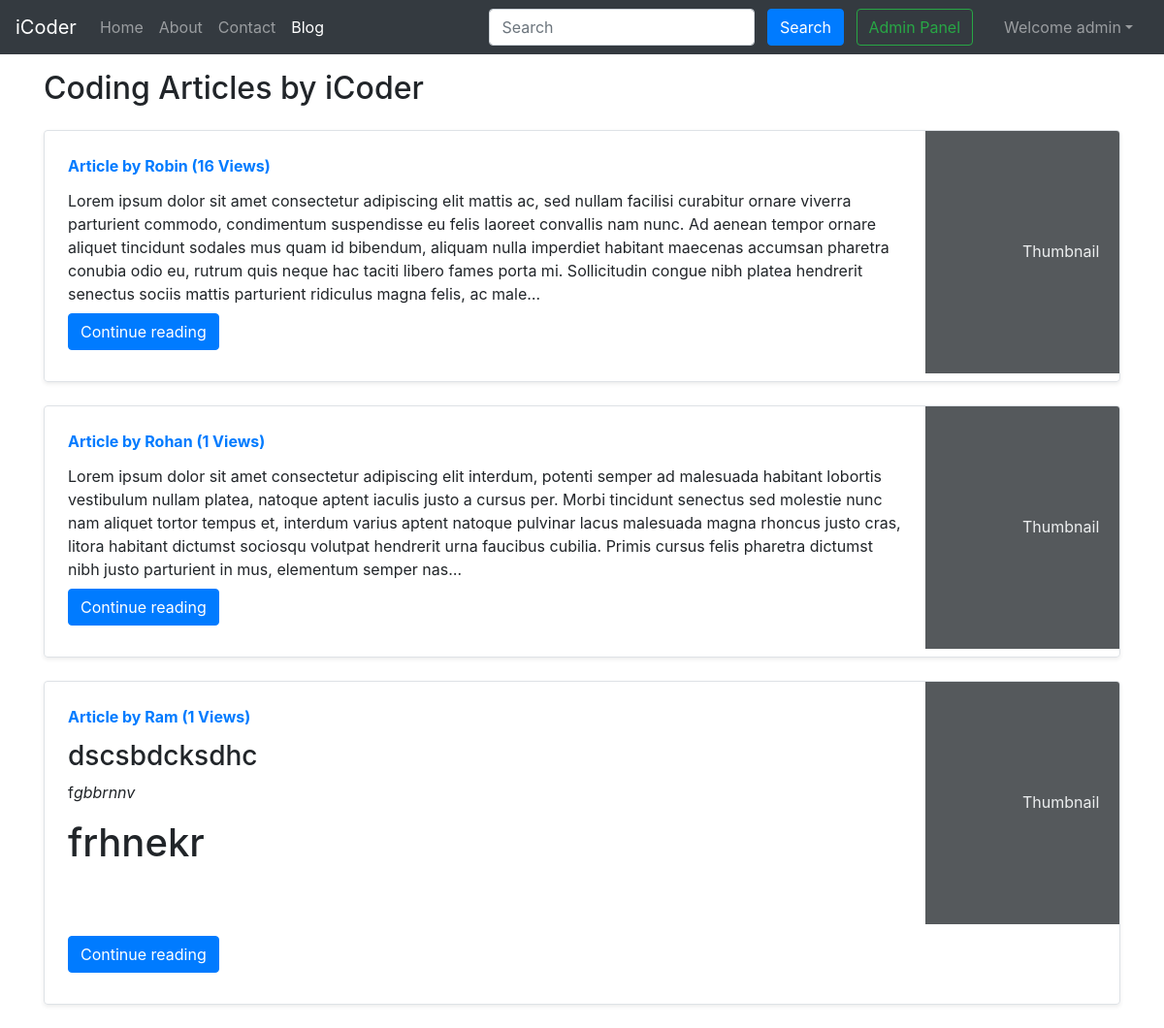
Page /blog/ (signed in) on the committed database.
### blog/models.py (models this page shows, shortened)
class Post(models.Model):
    sno = models.AutoField(primary_key=True)
    title = models.CharField(max_length=255)
    content = models.TextField()
    author = models.CharField(max_length=13)
    slug = models.CharField(max_length=130)
    views = models.IntegerField(default=0)
    timeStamp = models.DateTimeField(blank=True)

### blog/views.py (the view)
# urls.py: path('', views.blogHome, name='blogHome'),
def blogHome(request):
    allPosts = Post.objects.all()
    context = {'allPosts': allPosts}
    return render(request, "blog/blogHome.html", context)

### templates/blog/blogHome.html (shortened to what this page needs)
{% extends 'base.html' %}
{% block blogactive %} active {% endblock blogactive %}
{% block body %}
<div class="container my-3">
    <h2>Coding Articles by iCoder</h2>
    {% for post in allPosts  %}
    <div class="row no-gutters border rounded overflow-hidden flex-md-row mb-4 shadow-sm h-md-250 my-4 position-relative">
        <div class="col p-4 d-flex flex-column position-static">
            <strong class="d-inline-block mb-2 text-primary">Article  by {{post.author}} ({{post.views}} Views)</strong>
            <p class="card-text mb-auto">{{post.content|safe| truncatechars:500}}</p>
            <div class="my-2">
            	<a href="/blog/{{post.slug}}" role="button" class="btn btn-primary">Continue reading</a>
            </div>
        </div>
        <div class="col-auto d-none d-lg-block">
            <svg class="bd-placeholder-img" width="200" height="250" xmlns="http://www.w3.org/2000/svg" preserveAspectRatio="xMidYMid slice" focusable="false" role="img" aria-label="Placeholder: Thumbnail">
                <rect width="100%" height="100%" fill="#55595c"></rect><text x="50%" y="50%" fill="#eceeef" dy=".3em">Thumbnail</text>
            </svg>
        </div>
        </div>
        {% endfor %}
    </div>
 {% endblock %}

### templates/base.html (shortened to what this page needs)
<!doctype html>
<html lang="en">
  <head>
    <link rel="stylesheet" href="https://stackpath.bootstrapcdn.com/bootstrap/4.5.2/css/bootstrap.min.css">
  </head>
  <body>
    <nav class="navbar navbar-expand-lg navbar-dark bg-dark">
        <a class="navbar-brand" href="/">iCoder</a>
        <div class="collapse navbar-collapse" id="navbarSupportedContent">
          <ul class="navbar-nav mr-auto">
            <li class="nav-item {% block homeactive %}  {% endblock homeactive %}">
              <a class="nav-link" href="/">Home <span class="sr-only">(current)</span></a>
            </li>
            <li class="nav-item {% block aboutactive %}  {% endblock aboutactive %}" >
              <a class="nav-link" href="/about">About</a>
            </li>
            <li class="nav-item {% block contactactive %}  {% endblock contactactive %} ">
              <a class="nav-link" href="/contact">Contact</a>
            </li>
            <li class="nav-item {% block blogactive %}  {% endblock blogactive %} ">
              <a class="nav-link" href="/blog">Blog</a>
            </li>
          </ul>
          <div class="ml-auto form-inline ">
          <form method="get" action="/search"class="my-2 my-lg-0 mx-3">
            <input class="form-control mr-sm-2" type="search" placeholder="Search" aria-label="Search" name="query" id="query">
            <button class="btn btn-primary my-2 my-sm-0 " type="submit">Search</button>
            <a href="/admin" role="button" target="_blank" class="btn btn-outline-success m-2 my-sm-0"> Admin Panel </a>
          </form>
{% if user.is_authenticated %}
<ul class="navbar-nav mr-2">
<li class="nav-item dropdown">
<a class="nav-link dropdown-toggle" href='#' id="navbarDropdown" role="button" data-toggle="dropdown"> Welcome {{request.user}}</a>
      </li>
      </ul>
      </div>
{% endif %}
        </div>
      </nav>
      {% block body %}  {% endblock body %}
  </body>
</html>

### rows in the picture
Post: author "Robin", views "16", content "Lorem ipsum dolor sit amet consectetur adipiscing elit mattis ac, sed nullam facilisi curabitur ornare viverra parturient commodo, condimentum suspendisse eu felis laoreet convallis nam nunc. Ad aenean tempor ornare aliquet tincidunt sodales mus quam id bibendum, aliquam nulla imperdiet habitant maecenas accumsan pharetra conubia odio eu, rutrum quis neque hac taciti libero fames porta mi. Sollicitudin congue nibh platea hendrerit senectus sociis mattis parturient ridiculus magna felis, ac male…"
Post: author "Rohan", views "1", content "Lorem ipsum dolor sit amet consectetur adipiscing elit interdum, potenti semper ad malesuada habitant lobortis vestibulum nullam platea, natoque aptent iaculis justo a cursus per. Morbi tincidunt senectus sed molestie nunc nam aliquet tortor tempus et, interdum varius aptent natoque pulvinar lacus malesuada magna rhoncus justo cras, litora habitant dictumst sociosqu volutpat hendrerit urna faucibus cubilia. Primis cursus felis pharetra dictumst nibh justo parturient in mus, elementum semper nas…"
Post: author "Ram", views "1", content "dscsbdcksdhc f gbbrnnv frhnekr"

### other values in the picture
{{ request.user }} "admin"
